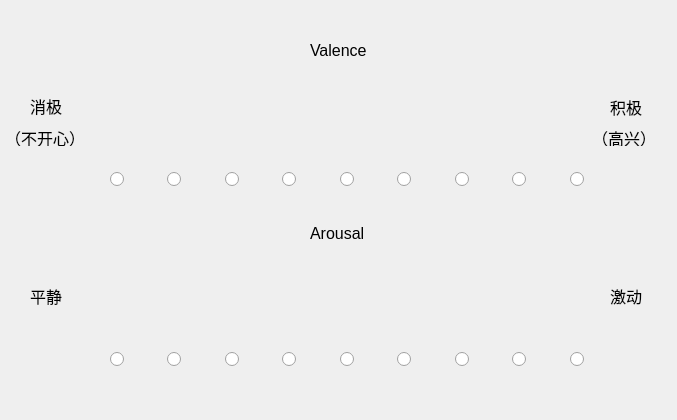
<?xml version="1.0" encoding="UTF-8"?>
<ui version="4.0">
 <class>Dialog</class>
 <widget class="QDialog" name="Dialog">
  <property name="geometry">
   <rect>
    <x>0</x>
    <y>0</y>
    <width>677</width>
    <height>420</height>
   </rect>
  </property>
  <property name="windowTitle">
   <string>Dialog</string>
  </property>
  <widget class="QLabel" name="label_3">
   <property name="geometry">
    <rect>
     <x>310</x>
     <y>42</y>
     <width>91</width>
     <height>16</height>
    </rect>
   </property>
   <property name="font">
    <font>
     <pointsize>12</pointsize>
    </font>
   </property>
   <property name="text">
    <string>Valence</string>
   </property>
  </widget>
  <widget class="QLabel" name="label">
   <property name="geometry">
    <rect>
     <x>110</x>
     <y>70</y>
     <width>470</width>
     <height>88</height>
    </rect>
   </property>
   <property name="text">
    <string/>
   </property>
   <property name="pixmap">
    <pixmap>../src/image/valence.png</pixmap>
   </property>
   <property name="scaledContents">
    <bool>true</bool>
   </property>
  </widget>
  <widget class="QLabel" name="label_2">
   <property name="geometry">
    <rect>
     <x>110</x>
     <y>250</y>
     <width>470</width>
     <height>88</height>
    </rect>
   </property>
   <property name="text">
    <string/>
   </property>
   <property name="pixmap">
    <pixmap>../src/image/arousal.png</pixmap>
   </property>
   <property name="scaledContents">
    <bool>true</bool>
   </property>
  </widget>
  <widget class="QLabel" name="label_4">
   <property name="geometry">
    <rect>
     <x>310</x>
     <y>225</y>
     <width>91</width>
     <height>16</height>
    </rect>
   </property>
   <property name="font">
    <font>
     <pointsize>12</pointsize>
    </font>
   </property>
   <property name="text">
    <string>Arousal</string>
   </property>
  </widget>
  <widget class="QWidget" name="layoutWidget">
   <property name="geometry">
    <rect>
     <x>110</x>
     <y>350</y>
     <width>511</width>
     <height>20</height>
    </rect>
   </property>
   <layout class="QHBoxLayout" name="horizontalLayout_3">
    <item>
     <widget class="QRadioButton" name="radioButton_19">
      <property name="text">
       <string/>
      </property>
     </widget>
    </item>
    <item>
     <widget class="QRadioButton" name="radioButton_20">
      <property name="text">
       <string/>
      </property>
     </widget>
    </item>
    <item>
     <widget class="QRadioButton" name="radioButton_21">
      <property name="text">
       <string/>
      </property>
     </widget>
    </item>
    <item>
     <widget class="QRadioButton" name="radioButton_22">
      <property name="text">
       <string/>
      </property>
     </widget>
    </item>
    <item>
     <widget class="QRadioButton" name="radioButton_23">
      <property name="text">
       <string/>
      </property>
     </widget>
    </item>
    <item>
     <widget class="QRadioButton" name="radioButton_24">
      <property name="text">
       <string/>
      </property>
     </widget>
    </item>
    <item>
     <widget class="QRadioButton" name="radioButton_25">
      <property name="text">
       <string/>
      </property>
     </widget>
    </item>
    <item>
     <widget class="QRadioButton" name="radioButton_26">
      <property name="text">
       <string/>
      </property>
     </widget>
    </item>
    <item>
     <widget class="QRadioButton" name="radioButton_27">
      <property name="text">
       <string/>
      </property>
     </widget>
    </item>
   </layout>
  </widget>
  <widget class="QLabel" name="label_5">
   <property name="geometry">
    <rect>
     <x>30</x>
     <y>96</y>
     <width>41</width>
     <height>20</height>
    </rect>
   </property>
   <property name="font">
    <font>
     <pointsize>12</pointsize>
    </font>
   </property>
   <property name="text">
    <string>消极</string>
   </property>
  </widget>
  <widget class="QLabel" name="label_6">
   <property name="geometry">
    <rect>
     <x>5</x>
     <y>130</y>
     <width>91</width>
     <height>16</height>
    </rect>
   </property>
   <property name="font">
    <font>
     <pointsize>12</pointsize>
    </font>
   </property>
   <property name="text">
    <string>（不开心）</string>
   </property>
  </widget>
  <widget class="QLabel" name="label_7">
   <property name="geometry">
    <rect>
     <x>592</x>
     <y>130</y>
     <width>71</width>
     <height>16</height>
    </rect>
   </property>
   <property name="font">
    <font>
     <pointsize>12</pointsize>
    </font>
   </property>
   <property name="text">
    <string>（高兴）</string>
   </property>
  </widget>
  <widget class="QLabel" name="label_8">
   <property name="geometry">
    <rect>
     <x>610</x>
     <y>96</y>
     <width>41</width>
     <height>21</height>
    </rect>
   </property>
   <property name="font">
    <font>
     <pointsize>12</pointsize>
    </font>
   </property>
   <property name="text">
    <string>积极</string>
   </property>
  </widget>
  <widget class="QLabel" name="label_9">
   <property name="geometry">
    <rect>
     <x>30</x>
     <y>285</y>
     <width>41</width>
     <height>21</height>
    </rect>
   </property>
   <property name="font">
    <font>
     <pointsize>12</pointsize>
    </font>
   </property>
   <property name="text">
    <string>平静</string>
   </property>
  </widget>
  <widget class="QLabel" name="label_10">
   <property name="geometry">
    <rect>
     <x>610</x>
     <y>285</y>
     <width>41</width>
     <height>21</height>
    </rect>
   </property>
   <property name="font">
    <font>
     <pointsize>12</pointsize>
    </font>
   </property>
   <property name="text">
    <string>激动</string>
   </property>
  </widget>
  <widget class="QWidget" name="">
   <property name="geometry">
    <rect>
     <x>110</x>
     <y>170</y>
     <width>511</width>
     <height>20</height>
    </rect>
   </property>
   <layout class="QHBoxLayout" name="horizontalLayout">
    <item>
     <widget class="QRadioButton" name="radioButton">
      <property name="text">
       <string/>
      </property>
     </widget>
    </item>
    <item>
     <widget class="QRadioButton" name="radioButton_2">
      <property name="text">
       <string/>
      </property>
     </widget>
    </item>
    <item>
     <widget class="QRadioButton" name="radioButton_3">
      <property name="text">
       <string/>
      </property>
     </widget>
    </item>
    <item>
     <widget class="QRadioButton" name="radioButton_4">
      <property name="text">
       <string/>
      </property>
     </widget>
    </item>
    <item>
     <widget class="QRadioButton" name="radioButton_5">
      <property name="text">
       <string/>
      </property>
     </widget>
    </item>
    <item>
     <widget class="QRadioButton" name="radioButton_6">
      <property name="text">
       <string/>
      </property>
     </widget>
    </item>
    <item>
     <widget class="QRadioButton" name="radioButton_7">
      <property name="text">
       <string/>
      </property>
     </widget>
    </item>
    <item>
     <widget class="QRadioButton" name="radioButton_8">
      <property name="text">
       <string/>
      </property>
     </widget>
    </item>
    <item>
     <widget class="QRadioButton" name="radioButton_9">
      <property name="text">
       <string/>
      </property>
     </widget>
    </item>
   </layout>
  </widget>
 </widget>
 <resources/>
 <connections/>
</ui>
